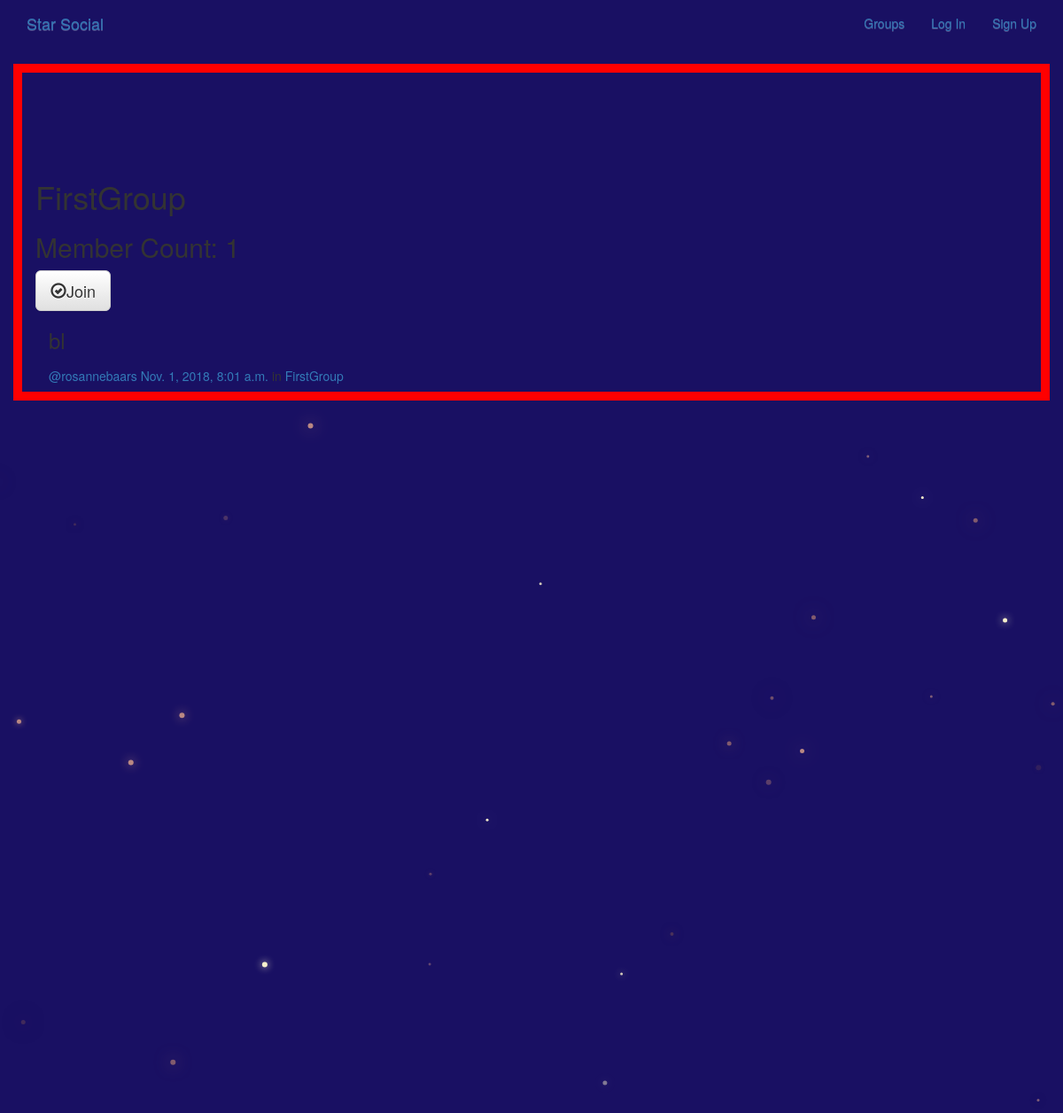
The page /groups/posts/in/firstgroup/ on the database its author committed.
### groups/models.py (models this page shows, shortened)
class Group(models.Model):
    name = models.CharField(max_length=255, unique=True)
    slug = models.SlugField(allow_unicode=True, unique=True)
    description = models.TextField(blank=True, default='')
    description_html = models.TextField(editable=False, default='', blank=True)
    members = models.ManyToManyField(User, through='GroupMember')
    class Meta:
        ordering = ['name']

### posts/models.py (models this page shows, shortened)
class Post(models.Model):
    user = models.ForeignKey(User, related_name='posts', on_delete=models.CASCADE)
    created_at = models.DateTimeField(auto_now=True)
    message = models.TextField()
    message_html = models.TextField(editable=False)
    group = models.ForeignKey(Group, related_name = 'posts', null=True, blank=True, on_delete=models.CASCADE)
    class Meta:
        ordering = ['-created_at']
        unique_together = ['user', 'message']

### groups/views.py (the view)
# urls.py: path("posts/in/<slug>/",views.SingleGroup.as_view(),name="single"),
class SingleGroup(generic.DetailView):
    model = Group

### groups/templates/groups/group_detail.html
{% extends "groups/group_base.html" %}
{% block pregroup %}
<h1>{{group.name}}</h1>
<h2>Member Count: {{ group.members.count }}</h2>
<div class="content">
  {% if user in group.members.all %}
    <a href="{% url 'groups:leave' slug=group.slug %}"
       class='btn btn-lg btn-fill btn-warning'><span
       class='glyphicon glyphicon-remove-circle'></span>Leave</a>
  {% else %}
    <a href="{% url 'groups:join' slug=group.slug %}"
       class='btn btn-lg btn-fill btn-default'><span
       class='glyphicon glyphicon-ok-circle'></span>Join</a>
  {% endif %}
</div>
{% endblock %}
{% block group_content %}
<div class="col-md-8">
  {% if group.posts.count == 0 %}
    <h2>No posts in this group yet!</h2>
  {% else %}
    {% for post in group.posts.all %}
      {% include "posts/_post.html" %}
    {% endfor %}
  {% endif %}
</div>
{% endblock %}

### posts/templates/posts/_post.html (shortened to what this page needs)
<div class="media">
	<h3>{{ post.message_html|safe }}</h3>
	<div class="media-body">
		<h5 class="mr-5"><a href="{% url 'posts:for_user' username=post.user.username %}">@{{ post.user.username }}</a>
			<time class="time"><a href="{% url 'posts:single' username=post.user.username pk=post.pk %}">{{ post.created_at }}</a></time>
			{% if post.group %}
			<span class="group-name">in <a href="#">{{ post.group.name }}</a></span>
			{% endif %}
		</h5>
  </div>
</div>

### static/css/master.css (style rules this page uses)
html, body { height: 100%; width: 100%; overflow: hidden; background: #191063; margin: 0; }

### rows shown on the page
Group: name "FirstGroup", members.count "1"
Post: message_html "bl", user.username "rosannebaars", created_at "Nov. 1, 2018, 8:01 a.m.", group.name "FirstGroup"
